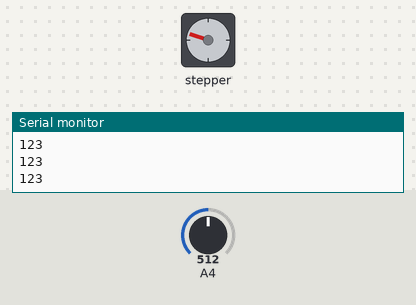
Bench run of a sketch on a simulated Arduino Uno, built with avr-gcc and run on an emulated ATmega328P. On the bench: stepper motor, the last lines printed to the serial monitor. Inputs (shaded band) come from the test bench; at power-on: A4 = 512. Stepper angles assume 200 steps per turn.

Above: at 1.2 s.
1.3 s: A4 set to 716
At 1.68 s:
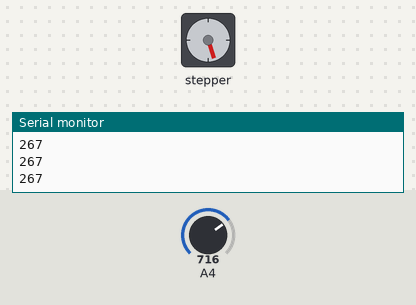
4.3 s: A4 set to 122
At 4.71 s:
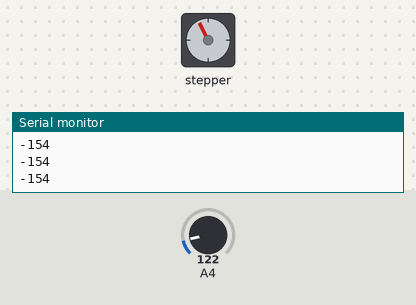
7.3 s: A4 set to 0
At 7.72 s:
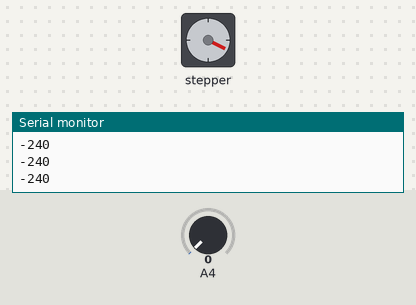
Timing chart, 0 to 16.3 s (numbered marks = the images above; inputs shaded):
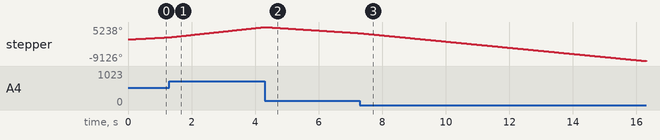

The sketch:

joystick.ino
```cpp
#include <Stepper.h>

// the threshold values for the vertical stick
// values are from 0 - 677
const unsigned int UP = 364;
const unsigned int DOWN = 304;
const unsigned int NEUTRAL = 334;

unsigned int currVert = NEUTRAL;
unsigned int lastState = NEUTRAL;
int currSpeed = 0;

// initialize the stepper library on pins 8 through 11:
const int stepsPerRevolution = 200;
Stepper myStepper(stepsPerRevolution, 8, 9, 10, 11);

void setup()
{
    Serial.begin(9600);
    digitalWrite(4, HIGH); pinMode(4, INPUT);
    digitalWrite(5, HIGH); pinMode(5, INPUT);
}

void loop() {
  // put your main code here, to run repeatedly:
  currVert = (unsigned int)analogRead(4);//5 is horizontal
  currSpeed = map (currVert, 0, 677, -240, 240);
  Serial.println(currSpeed);
  if (currSpeed > 10) {
    myStepper.setSpeed(currSpeed);
    myStepper.step(5);
  } else if (currSpeed < -10) {
    myStepper.setSpeed(abs(currSpeed));
    myStepper.step(-5);

  }

}
```
